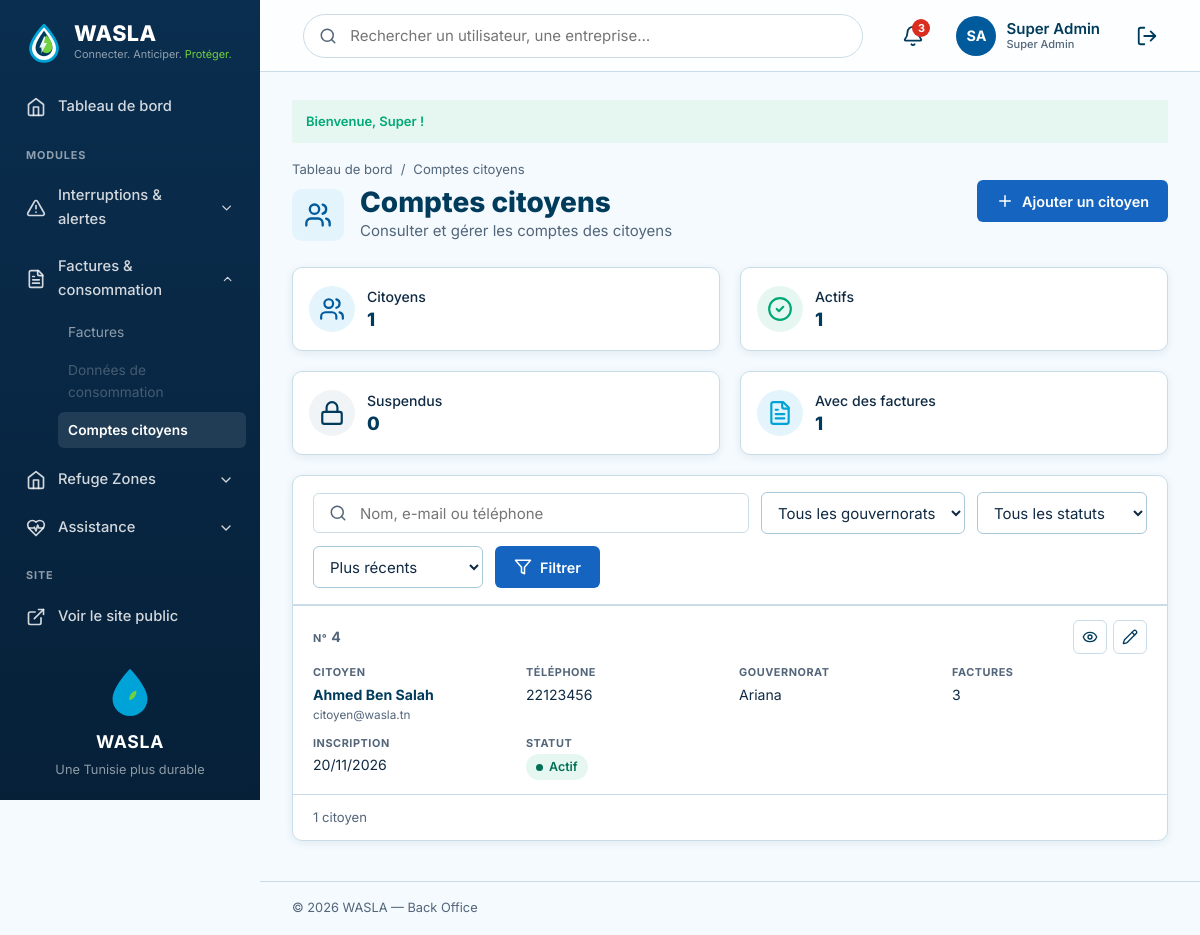
/index.php?action=admin-citoyens (signed in), run on an earlier commit of the app's database.
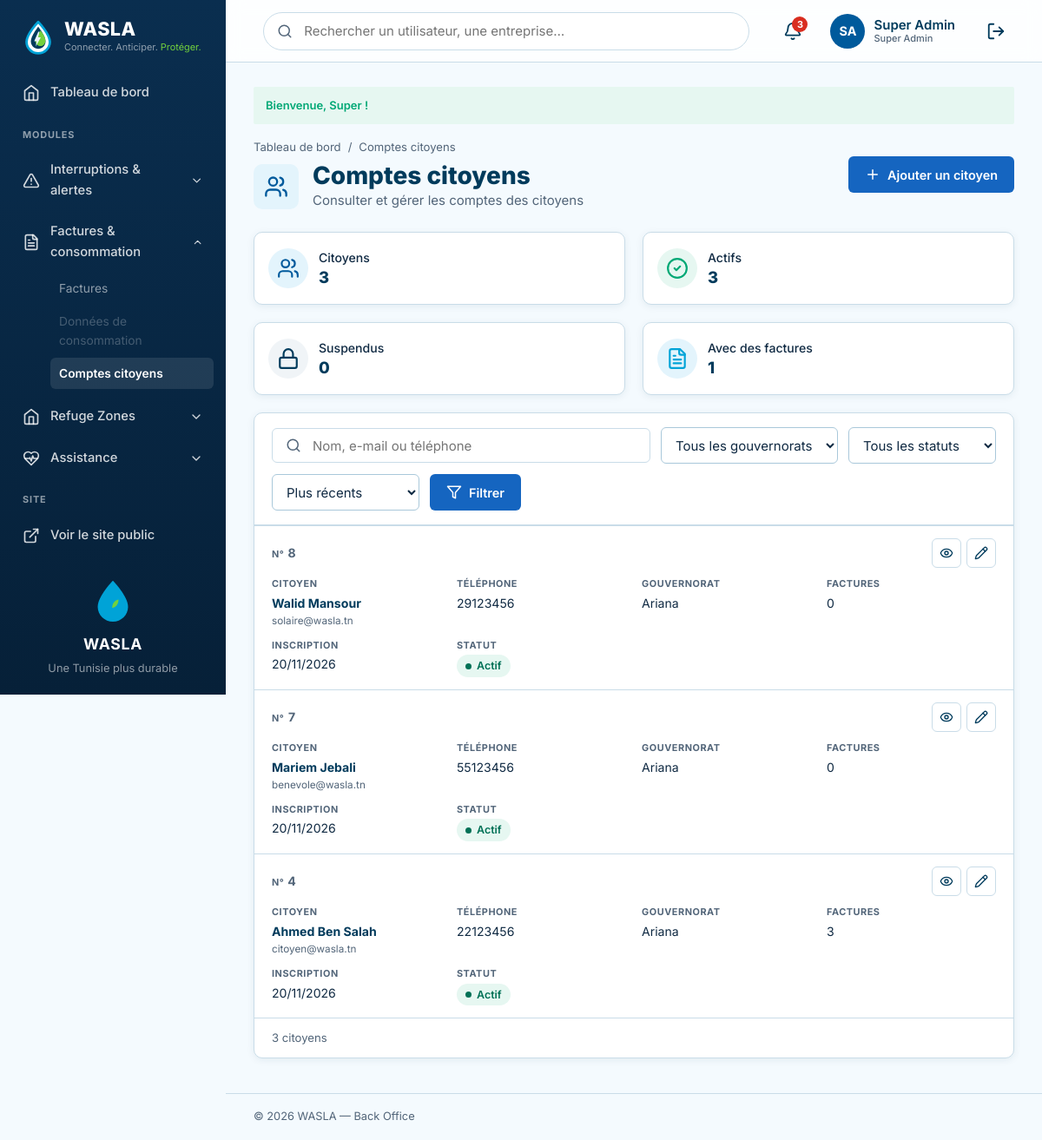
And on a later commit of the database.
### tables this page shows
CREATE TABLE IF NOT EXISTS utilisateur (
    id_utilisateur     INT          NOT NULL AUTO_INCREMENT,
    nom                VARCHAR(50)  NOT NULL,
    prenom             VARCHAR(50)  NOT NULL,
    email              VARCHAR(150) NOT NULL,
    telephone          VARCHAR(20)  NULL,
    mot_de_passe       VARCHAR(255) NOT NULL,
    role               ENUM('citoyen','admin','steg','sonede','entreprise','fournisseur')
                                    NOT NULL DEFAULT 'citoyen',
    statut_compte      ENUM('actif','suspendu') NOT NULL DEFAULT 'actif',
    id_zone            INT          NULL,
    adresse            VARCHAR(255) NULL,
     
    nom_organisation   VARCHAR(100) NULL,                  
    matricule_fiscal   VARCHAR(20)  NULL,                  
    secteur_activite   VARCHAR(60)  NULL,                  
    specialite         ENUM('electricien','plombier','maintenance','solaire','hydraulique') NULL,   
    description        TEXT         NULL,
    compte_verifie     TINYINT(1)   NOT NULL DEFAULT 0,    
    note_moyenne       DECIMAL(2,1) NULL,                  
    date_inscription   DATETIME     NOT NULL DEFAULT CURRENT_TIMESTAMP,
    derniere_connexion DATETIME     NULL,
    PRIMARY KEY (id_utilisateur),
    UNIQUE KEY uq_utilisateur_email (email),
    UNIQUE KEY uq_utilisateur_matricule (matricule_fiscal),
    KEY idx_utilisateur_role (role),
    KEY idx_utilisateur_specialite_zone (specialite, id_zone),
    CONSTRAINT chk_utilisateur_note CHECK (note_moyenne IS NULL OR (note_moyenne >= 0 AND note_moyenne <= 5)),
    CONSTRAINT fk_utilisateur_zone FOREIGN KEY (id_zone)
        REFERENCES zone (id_zone) ON DELETE SET NULL ON UPDATE CASCADE
);

CREATE TABLE IF NOT EXISTS zone (
    id_zone        INT          NOT NULL AUTO_INCREMENT,
    nom_zone       VARCHAR(100) NOT NULL,
    type_zone      ENUM('gouvernorat','delegation') NOT NULL DEFAULT 'gouvernorat',
    id_zone_parent INT          NULL,
    PRIMARY KEY (id_zone),
    UNIQUE KEY uq_zone_nom_parent (nom_zone, id_zone_parent),
    CONSTRAINT fk_zone_parent FOREIGN KEY (id_zone_parent)
        REFERENCES zone (id_zone) ON DELETE SET NULL ON UPDATE CASCADE
);

### views/backoffice/pages/citoyens/liste.php (the view, shortened to what the rows shown need)
<?php
$filtreActif = $filters['q'] !== '' || $filters['statut'] !== '' || $filters['zone'] > 0;
?>
        <link rel="stylesheet" href="<?= e(asset('css/factures-admin.css', 'backoffice')) ?>">
        <link rel="stylesheet" href="<?= e(asset('css/citoyens-admin.css', 'backoffice')) ?>">
        <div class="admin-page-head bill-admin-head">
          <div>
            <div class="admin-page-head__title">
              <div>
                <h1>Comptes citoyens</h1>
              </div>
            </div>
          </div>
        </div>
        <section class="admin-card">
<?php if ($citoyens === []): ?>
          <p class="admin-empty"><?= $filtreActif ? 'Aucun citoyen ne correspond à ces critères.' : 'Aucun compte citoyen.' ?></p>
<?php else: ?>
          <div class="admin-table-wrap">
            <table class="admin-table bill-admin-table citizen-table">
              <tbody>
<?php foreach ($citoyens as $c):
    $id = $c->getIdUtilisateur();
    $nom = $c->getPrenom() . ' ' . $c->getNom();
?>
                <tr>
                  <td class="admin-table__id" data-label="N°"><?= $id ?></td>
                  <td class="bill-client" data-label="Citoyen"><strong><?= e($nom) ?></strong><small><?= e($c->getEmail()) ?></small></td>
                  <td data-label="Téléphone"><?= e($c->getTelephone() ?: '—') ?></td>
                  <td data-label="Gouvernorat"><?= e($c->getNomZone() ?? '—') ?></td>
                  <td data-label="Factures"><?= $nbFactures[$id] ?? 0 ?></td>
                  <td data-label="Inscription"><?= e(dateFr($c->getDateInscription())) ?></td>
                  <td class="bill-nowrap" data-label="Statut"><span class="admin-badge <?= $c->getStatutCompte() === 'actif' ? 'admin-badge--ok' : 'admin-badge--danger' ?>"><?= e(CitoyenController::statutLabel($c->getStatutCompte())) ?></span></td>
                  <td class="bill-admin-actions"><div class="admin-actions">
                    <a class="admin-action" href="<?= url('admin-citoyen-voir', ['id' => $id]) ?>" aria-label="Voir le compte de <?= e($nom) ?>"><span data-icon="eye"></span></a>
                    <a class="admin-action" href="<?= url('admin-citoyen-form', ['id' => $id]) ?>" aria-label="Modifier le compte de <?= e($nom) ?>"><span data-icon="pencil"></span></a>
                  </div></td>
                </tr>
<?php endforeach; ?>
              </tbody>
            </table>
          </div>
<?php endif; ?>
        </section>
<?php
require __DIR__ . '/../../layout.php';

### views/backoffice/partials/header.php (shortened to what the rows shown need)
      <header class="admin-topbar">
        <div class="admin-topbar__actions">
<?php $adminUser = AuthController::currentUser(); ?>
          <a class="admin-profile" href="<?= url(profilRoute($adminUser) ?? 'mon-compte') ?>" aria-label="Mon compte">
            <span class="admin-avatar"><?= e(initials($adminUser)) ?></span>
            <span class="admin-profile__name"><?= e($adminUser->getPrenom() . ' ' . $adminUser->getNom()) ?><small class="admin-profile__role"><?= e(roleLabel($adminUser->getRole())) ?></small></span>
          </a>
        </div>
      </header>

What changed in the data, as far as the page shows it:
now on this page (row edited): utilisateur: id_utilisateur "8", nom "Walid Mansour", email "solaire@wasla.tn", telephone "29123456", id_zone.nom_zone "Ariana", id "0", date_inscription "20/11/2026", statut_compte "Actif"
now on this page (row edited): utilisateur: id_utilisateur "7", nom "Mariem Jebali", email "benevole@wasla.tn", telephone "55123456", id_zone.nom_zone "Ariana", id "0", date_inscription "20/11/2026", statut_compte "Actif"
Also different on the page:
$summary['total']: "1" → "3"
$summary['actifs']: "1" → "3"
count($citoyens): "1" → "3"
text now shown: "s"
